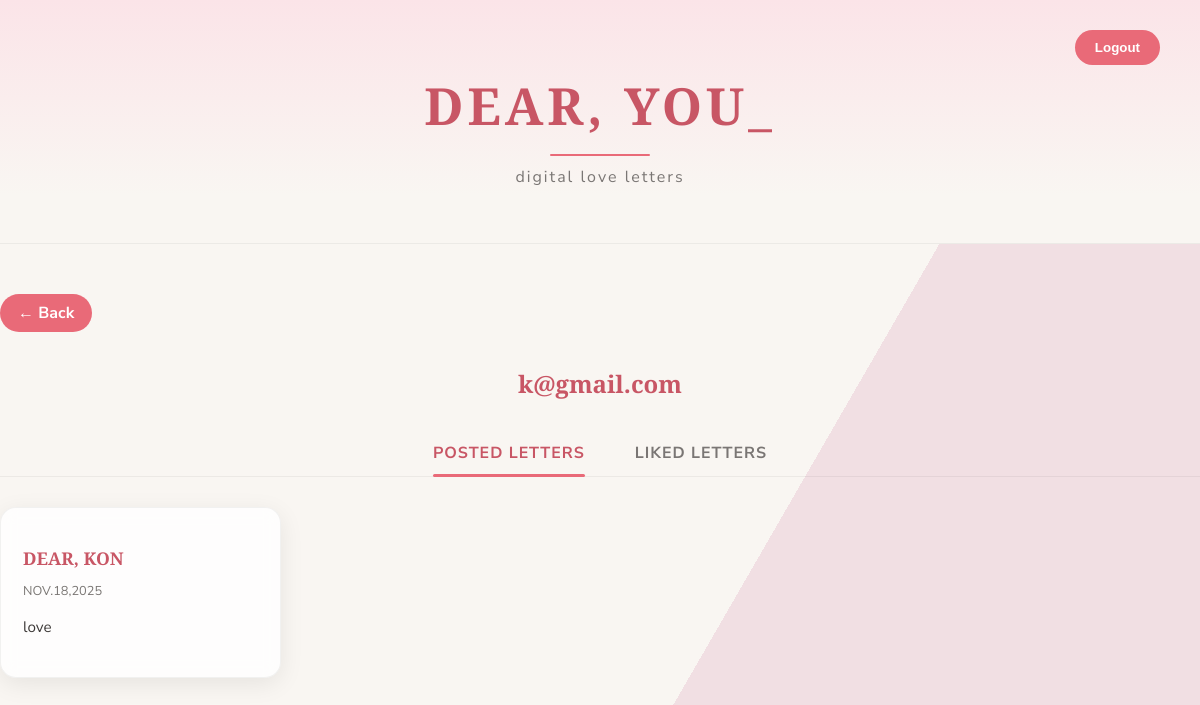
Screenshot of /profile (signed in) with the database file from the repository.
### app.py (models this page shows)
class Letter(db.Model):
    id = db.Column(db.Integer, primary_key=True)
    recipient = db.Column(db.String(200), nullable=False)
    message = db.Column(db.Text, nullable=False)
    created = db.Column(db.DateTime, default=datetime.utcnow)
    hearts = db.Column(db.Integer, default=0)
    user_id = db.Column(db.Integer, db.ForeignKey('user.id'))

### app.py (the view)
@app.route('/profile')
def profile():
    if 'user_id' not in session:
        return redirect(url_for('index'))
    user_id = session['user_id']
    posted_letters = Letter.query.filter_by(user_id=user_id).order_by(Letter.created.desc()).all()
    liked_letter_ids = [r.letter_id for r in Reaction.query.filter_by(user_id=user_id).all()]
    liked_letters = Letter.query.filter(Letter.id.in_(liked_letter_ids)).order_by(Letter.created.desc()).all()
    return render_template('profile.html',
                           posted_letters=posted_letters,
                           liked_letters=liked_letters,
                           email=session['email'])

### templates/profile.html (shortened to what this page needs)
<!DOCTYPE html>
<html lang="en">
<head>
<link rel="stylesheet" href="{{ url_for('static', filename='style.css') }}">
</head>
<body>
<header>
  <h1>DEAR, YOU_</h1>
  <div class="line"></div>
  <p class="subtext">digital love letters</p>
  <div class="auth-buttons">
    <form action="{{ url_for('logout') }}" method="GET">
      <button type="submit">Logout</button>
    </form>
  </div>
</header>
<div class="main-container">
  <div class="left-panel">
    <a href="{{ url_for('logged') }}" class="back-btn">← Back</a>
    <h2 style="text-align:center; margin-bottom:30px;">{{ email }}</h2>
    <div class="tabs">
      <div class="tab active" data-target="#posted">Posted Letters</div>
      <div class="tab" data-target="#liked">Liked Letters</div>
    </div>
    <div id="posted" class="tab-content active">
      {% if posted_letters %}
      <div class="letters-grid">
        {% for letter in posted_letters %}
        <div class="letter-card">
          <a href="{{ url_for('display_letter', letter_id=letter.id) }}" class="letter-card-link">
            <p class="letter-title">DEAR, {{ letter.recipient|upper }}</p>
            <p class="letter-date">{{ letter.created.strftime('%b.%d,%Y')|upper }}</p>
            <p class="letter-message">{{ letter.message }}</p>
          </a>
        </div>
        {% endfor %}
      </div>
      {% else %}
      <p style="text-align:center;">No letters posted yet.</p>
      {% endif %}
    </div>
  </div>
</div>
</body>
</html>

### static/style.css (style rules this page uses)
:root { --bg-light: #f9f6f2; --bg-accent: #f1dfe3; --text-main: #3e3a39; --text-sub: #7a7674; --white: #ffffff; --shadow: 0 6px 24px rgba(0, 0, 0, 0.08); --accent: #e96a78; --accent-dark: #c85665; --card: rgba(255, 255, 255, 0.8); --border: rgba(0, 0, 0, 0.05); --radius: 16px; }
body { margin: 0; font-family: 'Nunito Sans', sans-serif; color: var(--text-main); background: linear-gradient(120deg, var(--bg-light) 65%, var(--bg-accent) 35%); background-attachment: fixed; display: flex; flex-direction: column; align-items: center; min-height: 100vh; }
header { width: 100%; text-align: center; padding: 70px 20px 40px; background: linear-gradient(180deg, #fbe4e8, #f9f6f2 80%); box-shadow: inset 0 -1px 0 rgba(0, 0, 0, 0.05); }
header h1 { font-family: 'Playfair Display', serif; color: var(--accent-dark); font-size: 3.2rem; letter-spacing: 4px; margin: 0; }
.subtext { font-size: 1rem; color: var(--text-sub); margin-top: 10px; letter-spacing: 2px; }
.line { width: 100px; height: 2px; background-color: var(--accent); margin: 14px auto 0; border-radius: 10px; }
.auth-buttons { position: absolute; top: 30px; right: 40px; display: flex; gap: 15px; }
.auth-buttons button { background: var(--accent); color: var(--white); border: none; padding: 10px 20px; border-radius: 50px; cursor: pointer; font-weight: 700; transition: all 0.3s ease; }
.main-container { display: flex; gap: 40px; max-width: 1200px; width: 100%; padding: 50px 30px; flex-wrap: wrap; justify-content: center; }
.left-panel { flex: 3; min-width: 320px; }
.letters-grid { display: grid; grid-template-columns: repeat(auto-fill, minmax(280px, 1fr)); gap: 25px; }
.letter-card { background: var(--card); backdrop-filter: blur(8px); border-radius: var(--radius); padding: 20px 22px; box-shadow: var(--shadow); border: 1px solid var(--border); transition: transform 0.25s ease, box-shadow 0.25s ease; }
.letter-title { font-family: 'Playfair Display', serif; font-size: 1.1rem; font-weight: 700; color: var(--accent-dark); margin-bottom: 5px; }
.letter-date { font-size: 0.8rem; color: var(--text-sub); margin-bottom: 12px; }
.letter-message { font-size: 0.95rem; line-height: 1.7; color: var(--text-main); word-wrap: break-word; }
.letter-title, .letter-message { white-space: nowrap; overflow: hidden; text-overflow: ellipsis; }
.letter-message { display: -webkit-box; -webkit-line-clamp: 3; -webkit-box-orient: vertical; overflow: hidden; text-overflow: ellipsis; }
.letter-card-link { text-decoration: none; color: inherit; display: block; }
.back-btn { display: inline-block; margin-bottom: 15px; background: #e96a78; color: #fff; padding: 8px 18px; border-radius: 25px; text-decoration: none; font-weight: 700; transition: background 0.2s ease, transform 0.2s ease; }

### templates/profile.html (style rules this page uses)
.tabs { display: flex; justify-content: center; gap: 50px; margin-bottom: 30px; border-bottom: 1px solid var(--border); }
.tab { position: relative; padding: 12px 0; font-weight: 700; color: var(--text-sub); cursor: pointer; text-transform: uppercase; letter-spacing: 1px; transition: color 0.3s ease; }
.tab.active { color: var(--accent-dark); }
.tab.active::after { content: ""; position: absolute; bottom: -1px; left: 0; right: 0; height: 3px; background: var(--accent); border-radius: 10px; }
.tab-content { display: none; animation: fadeIn 0.4s ease-in-out; }
.tab-content.active { display: block; }
.letters-grid { display: grid; grid-template-columns: repeat(auto-fill, minmax(280px, 1fr)); gap: 25px; }
.letter-card { position: relative; background: var(--card); backdrop-filter: blur(8px); border-radius: var(--radius); padding: 20px 22px; box-shadow: var(--shadow); border: 1px solid var(--border); transition: transform 0.25s ease, box-shadow 0.25s ease; overflow: hidden; }
.letter-card-link { text-decoration: none; color: inherit; display: block; }
.letter-title { font-family: 'Playfair Display', serif; font-size: 1.1rem; font-weight: 700; color: var(--accent-dark); margin-bottom: 5px; }
.letter-date { font-size: 0.8rem; color: var(--text-sub); margin-bottom: 12px; }
.letter-message { font-size: 0.95rem; line-height: 1.7; color: var(--text-main); display: -webkit-box; -webkit-line-clamp: 3; -webkit-box-orient: vertical; overflow: hidden; text-overflow: ellipsis; }
.main-container h2 { font-family: 'Playfair Display', serif; color: #c85665; }

### rows the page displays
Letter: recipient "KON", created "NOV.18,2025", message "love"

### other values shown
{{ email }} "k@gmail.com"
